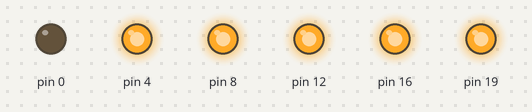
Recording of a sketch running on a simulated Arduino Uno, built with avr-gcc and run on an emulated ATmega328P. On the bench: output pins drawn as LEDs (lit = HIGH).

Above: at 0.3 s.
At 7.1 s:
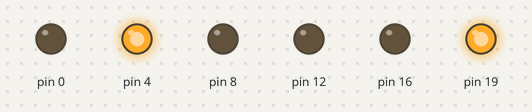
At 15.8 s:
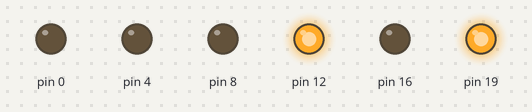
At 21.8 s:
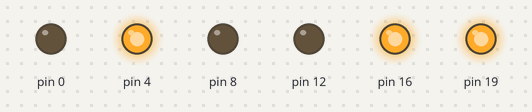
At 28.1 s:
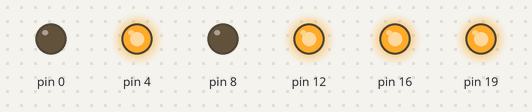
At 36.8 s:
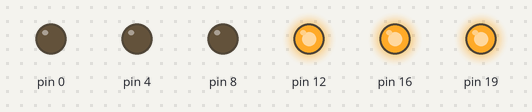
Timing chart, 0 to 40.0 s (numbered marks = the images above):
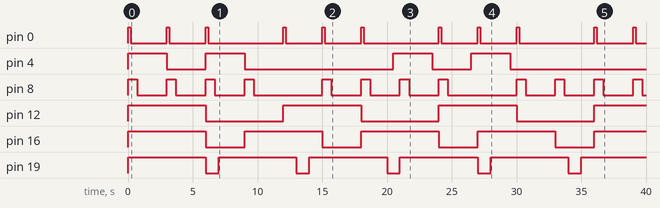

Measured:
- by itself, pin 0: repeats every 12.0 s: 2 × (LOW 2.8 s, HIGH 0.20 s), LOW 5.8 s, HIGH 0.20 s
- by itself, pin 4: LOW → HIGH at 0.00 s, → LOW 3.0 s later, → HIGH 3.0 s later, → LOW 3.0 s later, … (8 changes in this stretch)
- by itself, pin 8: repeats every 15.0 s: 3 × (LOW 2.3 s, HIGH 0.70 s), LOW 5.3 s, HIGH 0.70 s
- by itself, pin 12: alternates HIGH for 6.0 s and LOW for 6.0 s
- by itself, pin 16: alternates HIGH for 6.0 s and LOW for 3.0 s
- by itself, pin 19: alternates HIGH for 6.0 s and LOW for 1.0 s

The sketch:

lighthouses.ino
```cpp
// (licence header left out)
#include <MsTimer2.h>

uint8_t setOutput(uint8_t pin) {
    pinMode(pin, OUTPUT);
    return 0;
}

template <uint8_t led, uint32_t d1, uint32_t d2, uint32_t d3, uint32_t d4,
                       uint32_t d5, uint32_t d6, uint32_t d7, uint32_t d8>
void light_my_fire() {
    static uint32_t phase = setOutput(led);

    phase = phase < d1+d2+d3+d4+d5+d6+d7+d8-1? phase+1: 0;

    digitalWrite(led, phase < d1                  ? HIGH:
                      phase < d1+d2               ? LOW:
                      phase < d1+d2+d3            ? HIGH:
                      phase < d1+d2+d3+d4         ? LOW:
                      phase < d1+d2+d3+d4+d5      ? HIGH:
                      phase < d1+d2+d3+d4+d5+d6   ? LOW:
                      phase < d1+d2+d3+d4+d5+d6+d7? HIGH:
                                                    LOW);
}

void blink() {
    light_my_fire< 0,  200, 2800,  200, 2800,  200, 5800,    0,    0>();  // Norderney
    light_my_fire< 4, 3000, 3000, 3000, 3000,    0, 8500,    0,    0>();  // Pilsum
    light_my_fire< 8,  700, 2300,  700, 2300,  700, 2300,  700, 5300>();  // Campen
    light_my_fire<12, 6000, 6000,    0,    0,    0,    0,    0,    0>();  // Schillig
    light_my_fire<16, 6000, 3000,    0,    0,    0,    0,    0,    0>();  // Voslap
    light_my_fire<19, 6000, 1000,    0,    0,    0,    0,    0,    0>();  // Tossens
}

void setup() {
    MsTimer2::set(1, blink);
    MsTimer2::start();
}

void loop() {}
```
